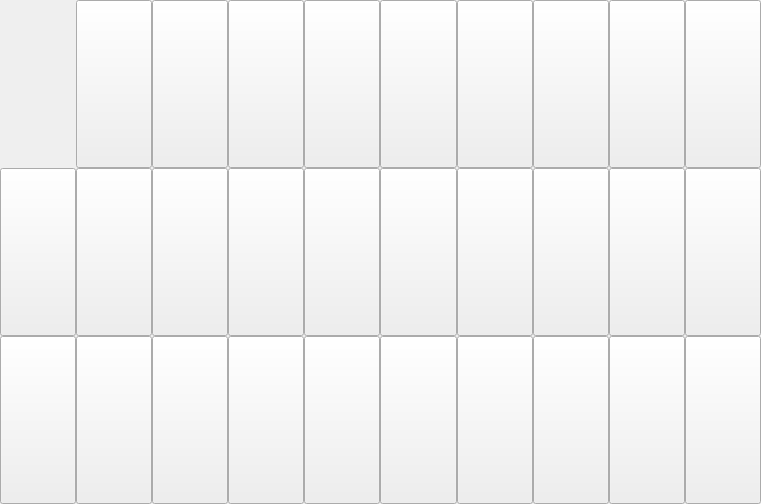
<?xml version="1.0" encoding="UTF-8"?>
<ui version="4.0">
 <class>faceForm</class>
 <widget class="QWidget" name="faceForm">
  <property name="geometry">
   <rect>
    <x>0</x>
    <y>0</y>
    <width>761</width>
    <height>504</height>
   </rect>
  </property>
  <property name="sizePolicy">
   <sizepolicy hsizetype="Preferred" vsizetype="Preferred">
    <horstretch>0</horstretch>
    <verstretch>0</verstretch>
   </sizepolicy>
  </property>
  <property name="windowTitle">
   <string>Form</string>
  </property>
  <layout class="QGridLayout" name="gridLayout">
   <property name="leftMargin">
    <number>0</number>
   </property>
   <property name="topMargin">
    <number>0</number>
   </property>
   <property name="rightMargin">
    <number>0</number>
   </property>
   <property name="bottomMargin">
    <number>0</number>
   </property>
   <property name="spacing">
    <number>0</number>
   </property>
   <item row="0" column="0">
    <widget class="QPushButton" name="pushButton">
     <property name="sizePolicy">
      <sizepolicy hsizetype="Ignored" vsizetype="Ignored">
       <horstretch>0</horstretch>
       <verstretch>0</verstretch>
      </sizepolicy>
     </property>
     <property name="styleSheet">
      <string notr="true">
QPushButton#pushButton:hover{
border-width:1px;
border-style:solid;
	border-color: rgb(0, 170, 255);
}
QPushButton#pushButton{
	border-image: url(:/smail.png);
}</string>
     </property>
     <property name="text">
      <string/>
     </property>
     <property name="flat">
      <bool>true</bool>
     </property>
    </widget>
   </item>
   <item row="0" column="1">
    <widget class="QPushButton" name="pushButton_2">
     <property name="sizePolicy">
      <sizepolicy hsizetype="Ignored" vsizetype="Ignored">
       <horstretch>0</horstretch>
       <verstretch>0</verstretch>
      </sizepolicy>
     </property>
     <property name="styleSheet">
      <string notr="true">border-image: url(:/ali.gif);</string>
     </property>
     <property name="text">
      <string/>
     </property>
    </widget>
   </item>
   <item row="0" column="2">
    <widget class="QPushButton" name="pushButton_3">
     <property name="sizePolicy">
      <sizepolicy hsizetype="Ignored" vsizetype="Ignored">
       <horstretch>0</horstretch>
       <verstretch>0</verstretch>
      </sizepolicy>
     </property>
     <property name="styleSheet">
      <string notr="true">border-image: url(:/1.png);</string>
     </property>
     <property name="text">
      <string/>
     </property>
    </widget>
   </item>
   <item row="0" column="3">
    <widget class="QPushButton" name="pushButton_4">
     <property name="sizePolicy">
      <sizepolicy hsizetype="Ignored" vsizetype="Ignored">
       <horstretch>0</horstretch>
       <verstretch>0</verstretch>
      </sizepolicy>
     </property>
     <property name="styleSheet">
      <string notr="true">border-image: url(:/2.png);</string>
     </property>
     <property name="text">
      <string/>
     </property>
    </widget>
   </item>
   <item row="0" column="4">
    <widget class="QPushButton" name="pushButton_5">
     <property name="sizePolicy">
      <sizepolicy hsizetype="Ignored" vsizetype="Ignored">
       <horstretch>0</horstretch>
       <verstretch>0</verstretch>
      </sizepolicy>
     </property>
     <property name="styleSheet">
      <string notr="true">border-image: url(:/1.png);</string>
     </property>
     <property name="text">
      <string/>
     </property>
    </widget>
   </item>
   <item row="0" column="5">
    <widget class="QPushButton" name="pushButton_6">
     <property name="sizePolicy">
      <sizepolicy hsizetype="Ignored" vsizetype="Ignored">
       <horstretch>0</horstretch>
       <verstretch>0</verstretch>
      </sizepolicy>
     </property>
     <property name="styleSheet">
      <string notr="true">border-image: url(:/2.png);</string>
     </property>
     <property name="text">
      <string/>
     </property>
    </widget>
   </item>
   <item row="0" column="6">
    <widget class="QPushButton" name="pushButton_7">
     <property name="sizePolicy">
      <sizepolicy hsizetype="Ignored" vsizetype="Ignored">
       <horstretch>0</horstretch>
       <verstretch>0</verstretch>
      </sizepolicy>
     </property>
     <property name="styleSheet">
      <string notr="true">border-image: url(:/1.png);</string>
     </property>
     <property name="text">
      <string/>
     </property>
    </widget>
   </item>
   <item row="0" column="7">
    <widget class="QPushButton" name="pushButton_8">
     <property name="sizePolicy">
      <sizepolicy hsizetype="Ignored" vsizetype="Ignored">
       <horstretch>0</horstretch>
       <verstretch>0</verstretch>
      </sizepolicy>
     </property>
     <property name="styleSheet">
      <string notr="true">border-image: url(:/2.png);</string>
     </property>
     <property name="text">
      <string/>
     </property>
    </widget>
   </item>
   <item row="0" column="8">
    <widget class="QPushButton" name="pushButton_9">
     <property name="sizePolicy">
      <sizepolicy hsizetype="Ignored" vsizetype="Ignored">
       <horstretch>0</horstretch>
       <verstretch>0</verstretch>
      </sizepolicy>
     </property>
     <property name="styleSheet">
      <string notr="true">border-image: url(:/1.png);</string>
     </property>
     <property name="text">
      <string/>
     </property>
    </widget>
   </item>
   <item row="0" column="9">
    <widget class="QPushButton" name="pushButton_10">
     <property name="sizePolicy">
      <sizepolicy hsizetype="Ignored" vsizetype="Ignored">
       <horstretch>0</horstretch>
       <verstretch>0</verstretch>
      </sizepolicy>
     </property>
     <property name="styleSheet">
      <string notr="true">border-image: url(:/2.png);</string>
     </property>
     <property name="text">
      <string/>
     </property>
    </widget>
   </item>
   <item row="1" column="0">
    <widget class="QPushButton" name="pushButton_17">
     <property name="sizePolicy">
      <sizepolicy hsizetype="Ignored" vsizetype="Ignored">
       <horstretch>0</horstretch>
       <verstretch>0</verstretch>
      </sizepolicy>
     </property>
     <property name="styleSheet">
      <string notr="true">border-image: url(:/2.png);</string>
     </property>
     <property name="text">
      <string/>
     </property>
    </widget>
   </item>
   <item row="1" column="1">
    <widget class="QPushButton" name="pushButton_18">
     <property name="sizePolicy">
      <sizepolicy hsizetype="Ignored" vsizetype="Ignored">
       <horstretch>0</horstretch>
       <verstretch>0</verstretch>
      </sizepolicy>
     </property>
     <property name="styleSheet">
      <string notr="true">border-image: url(:/1.png);</string>
     </property>
     <property name="text">
      <string/>
     </property>
    </widget>
   </item>
   <item row="1" column="2">
    <widget class="QPushButton" name="pushButton_13">
     <property name="sizePolicy">
      <sizepolicy hsizetype="Ignored" vsizetype="Ignored">
       <horstretch>0</horstretch>
       <verstretch>0</verstretch>
      </sizepolicy>
     </property>
     <property name="styleSheet">
      <string notr="true">border-image: url(:/2.png);</string>
     </property>
     <property name="text">
      <string/>
     </property>
    </widget>
   </item>
   <item row="1" column="3">
    <widget class="QPushButton" name="pushButton_11">
     <property name="sizePolicy">
      <sizepolicy hsizetype="Ignored" vsizetype="Ignored">
       <horstretch>0</horstretch>
       <verstretch>0</verstretch>
      </sizepolicy>
     </property>
     <property name="styleSheet">
      <string notr="true">border-image: url(:/1.png);</string>
     </property>
     <property name="text">
      <string/>
     </property>
    </widget>
   </item>
   <item row="1" column="4">
    <widget class="QPushButton" name="pushButton_20">
     <property name="sizePolicy">
      <sizepolicy hsizetype="Ignored" vsizetype="Ignored">
       <horstretch>0</horstretch>
       <verstretch>0</verstretch>
      </sizepolicy>
     </property>
     <property name="styleSheet">
      <string notr="true">border-image: url(:/2.png);</string>
     </property>
     <property name="text">
      <string/>
     </property>
    </widget>
   </item>
   <item row="1" column="5">
    <widget class="QPushButton" name="pushButton_16">
     <property name="sizePolicy">
      <sizepolicy hsizetype="Ignored" vsizetype="Ignored">
       <horstretch>0</horstretch>
       <verstretch>0</verstretch>
      </sizepolicy>
     </property>
     <property name="styleSheet">
      <string notr="true">border-image: url(:/1.png);</string>
     </property>
     <property name="text">
      <string/>
     </property>
    </widget>
   </item>
   <item row="1" column="6">
    <widget class="QPushButton" name="pushButton_19">
     <property name="sizePolicy">
      <sizepolicy hsizetype="Ignored" vsizetype="Ignored">
       <horstretch>0</horstretch>
       <verstretch>0</verstretch>
      </sizepolicy>
     </property>
     <property name="styleSheet">
      <string notr="true">border-image: url(:/2.png);</string>
     </property>
     <property name="text">
      <string/>
     </property>
    </widget>
   </item>
   <item row="1" column="7">
    <widget class="QPushButton" name="pushButton_15">
     <property name="sizePolicy">
      <sizepolicy hsizetype="Ignored" vsizetype="Ignored">
       <horstretch>0</horstretch>
       <verstretch>0</verstretch>
      </sizepolicy>
     </property>
     <property name="styleSheet">
      <string notr="true">border-image: url(:/1.png);</string>
     </property>
     <property name="text">
      <string/>
     </property>
    </widget>
   </item>
   <item row="1" column="8">
    <widget class="QPushButton" name="pushButton_14">
     <property name="sizePolicy">
      <sizepolicy hsizetype="Ignored" vsizetype="Ignored">
       <horstretch>0</horstretch>
       <verstretch>0</verstretch>
      </sizepolicy>
     </property>
     <property name="styleSheet">
      <string notr="true">border-image: url(:/2.png);</string>
     </property>
     <property name="text">
      <string/>
     </property>
    </widget>
   </item>
   <item row="1" column="9">
    <widget class="QPushButton" name="pushButton_12">
     <property name="sizePolicy">
      <sizepolicy hsizetype="Ignored" vsizetype="Ignored">
       <horstretch>0</horstretch>
       <verstretch>0</verstretch>
      </sizepolicy>
     </property>
     <property name="styleSheet">
      <string notr="true">border-image: url(:/1.png);</string>
     </property>
     <property name="text">
      <string/>
     </property>
    </widget>
   </item>
   <item row="2" column="0">
    <widget class="QPushButton" name="pushButton_27">
     <property name="sizePolicy">
      <sizepolicy hsizetype="Ignored" vsizetype="Ignored">
       <horstretch>0</horstretch>
       <verstretch>0</verstretch>
      </sizepolicy>
     </property>
     <property name="styleSheet">
      <string notr="true">border-image: url(:/1.png);</string>
     </property>
     <property name="text">
      <string/>
     </property>
    </widget>
   </item>
   <item row="2" column="1">
    <widget class="QPushButton" name="pushButton_28">
     <property name="sizePolicy">
      <sizepolicy hsizetype="Ignored" vsizetype="Ignored">
       <horstretch>0</horstretch>
       <verstretch>0</verstretch>
      </sizepolicy>
     </property>
     <property name="styleSheet">
      <string notr="true">border-image: url(:/2.png);</string>
     </property>
     <property name="text">
      <string/>
     </property>
    </widget>
   </item>
   <item row="2" column="2">
    <widget class="QPushButton" name="pushButton_23">
     <property name="sizePolicy">
      <sizepolicy hsizetype="Ignored" vsizetype="Ignored">
       <horstretch>0</horstretch>
       <verstretch>0</verstretch>
      </sizepolicy>
     </property>
     <property name="styleSheet">
      <string notr="true">border-image: url(:/1.png);</string>
     </property>
     <property name="text">
      <string/>
     </property>
    </widget>
   </item>
   <item row="2" column="3">
    <widget class="QPushButton" name="pushButton_21">
     <property name="sizePolicy">
      <sizepolicy hsizetype="Ignored" vsizetype="Ignored">
       <horstretch>0</horstretch>
       <verstretch>0</verstretch>
      </sizepolicy>
     </property>
     <property name="styleSheet">
      <string notr="true">border-image: url(:/2.png);</string>
     </property>
     <property name="text">
      <string/>
     </property>
    </widget>
   </item>
   <item row="2" column="4">
    <widget class="QPushButton" name="pushButton_30">
     <property name="sizePolicy">
      <sizepolicy hsizetype="Ignored" vsizetype="Ignored">
       <horstretch>0</horstretch>
       <verstretch>0</verstretch>
      </sizepolicy>
     </property>
     <property name="styleSheet">
      <string notr="true">border-image: url(:/1.png);</string>
     </property>
     <property name="text">
      <string/>
     </property>
    </widget>
   </item>
   <item row="2" column="5">
    <widget class="QPushButton" name="pushButton_26">
     <property name="sizePolicy">
      <sizepolicy hsizetype="Ignored" vsizetype="Ignored">
       <horstretch>0</horstretch>
       <verstretch>0</verstretch>
      </sizepolicy>
     </property>
     <property name="styleSheet">
      <string notr="true">border-image: url(:/2.png);</string>
     </property>
     <property name="text">
      <string/>
     </property>
    </widget>
   </item>
   <item row="2" column="6">
    <widget class="QPushButton" name="pushButton_29">
     <property name="sizePolicy">
      <sizepolicy hsizetype="Ignored" vsizetype="Ignored">
       <horstretch>0</horstretch>
       <verstretch>0</verstretch>
      </sizepolicy>
     </property>
     <property name="styleSheet">
      <string notr="true">border-image: url(:/1.png);</string>
     </property>
     <property name="text">
      <string/>
     </property>
    </widget>
   </item>
   <item row="2" column="7">
    <widget class="QPushButton" name="pushButton_25">
     <property name="sizePolicy">
      <sizepolicy hsizetype="Ignored" vsizetype="Ignored">
       <horstretch>0</horstretch>
       <verstretch>0</verstretch>
      </sizepolicy>
     </property>
     <property name="styleSheet">
      <string notr="true">border-image: url(:/2.png);</string>
     </property>
     <property name="text">
      <string/>
     </property>
    </widget>
   </item>
   <item row="2" column="8">
    <widget class="QPushButton" name="pushButton_24">
     <property name="sizePolicy">
      <sizepolicy hsizetype="Ignored" vsizetype="Ignored">
       <horstretch>0</horstretch>
       <verstretch>0</verstretch>
      </sizepolicy>
     </property>
     <property name="styleSheet">
      <string notr="true">border-image: url(:/1.png);</string>
     </property>
     <property name="text">
      <string/>
     </property>
    </widget>
   </item>
   <item row="2" column="9">
    <widget class="QPushButton" name="pushButton_22">
     <property name="sizePolicy">
      <sizepolicy hsizetype="Ignored" vsizetype="Ignored">
       <horstretch>0</horstretch>
       <verstretch>0</verstretch>
      </sizepolicy>
     </property>
     <property name="styleSheet">
      <string notr="true">border-image: url(:/2.png);</string>
     </property>
     <property name="text">
      <string/>
     </property>
    </widget>
   </item>
  </layout>
 </widget>
 <resources/>
 <connections/>
</ui>
